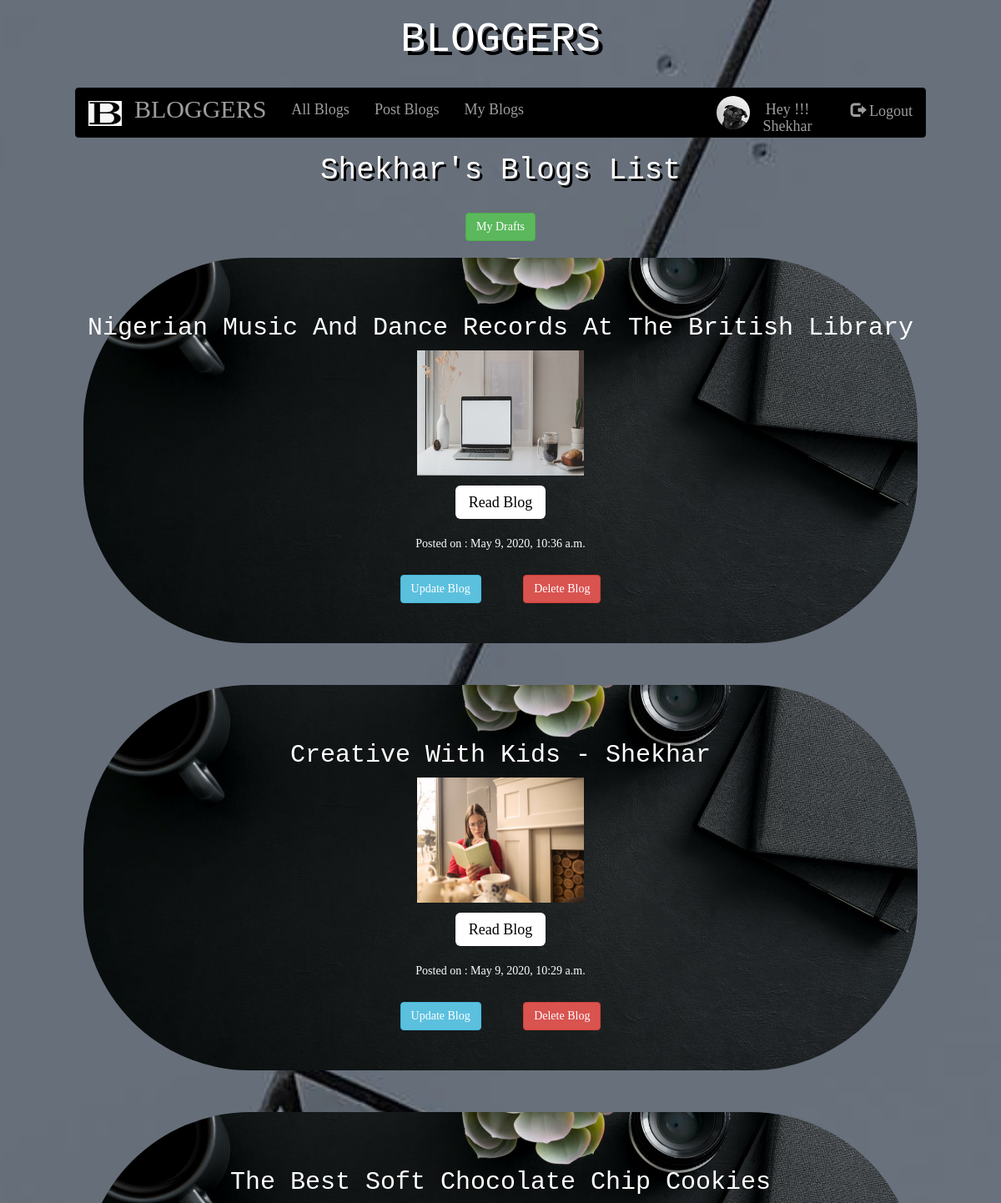
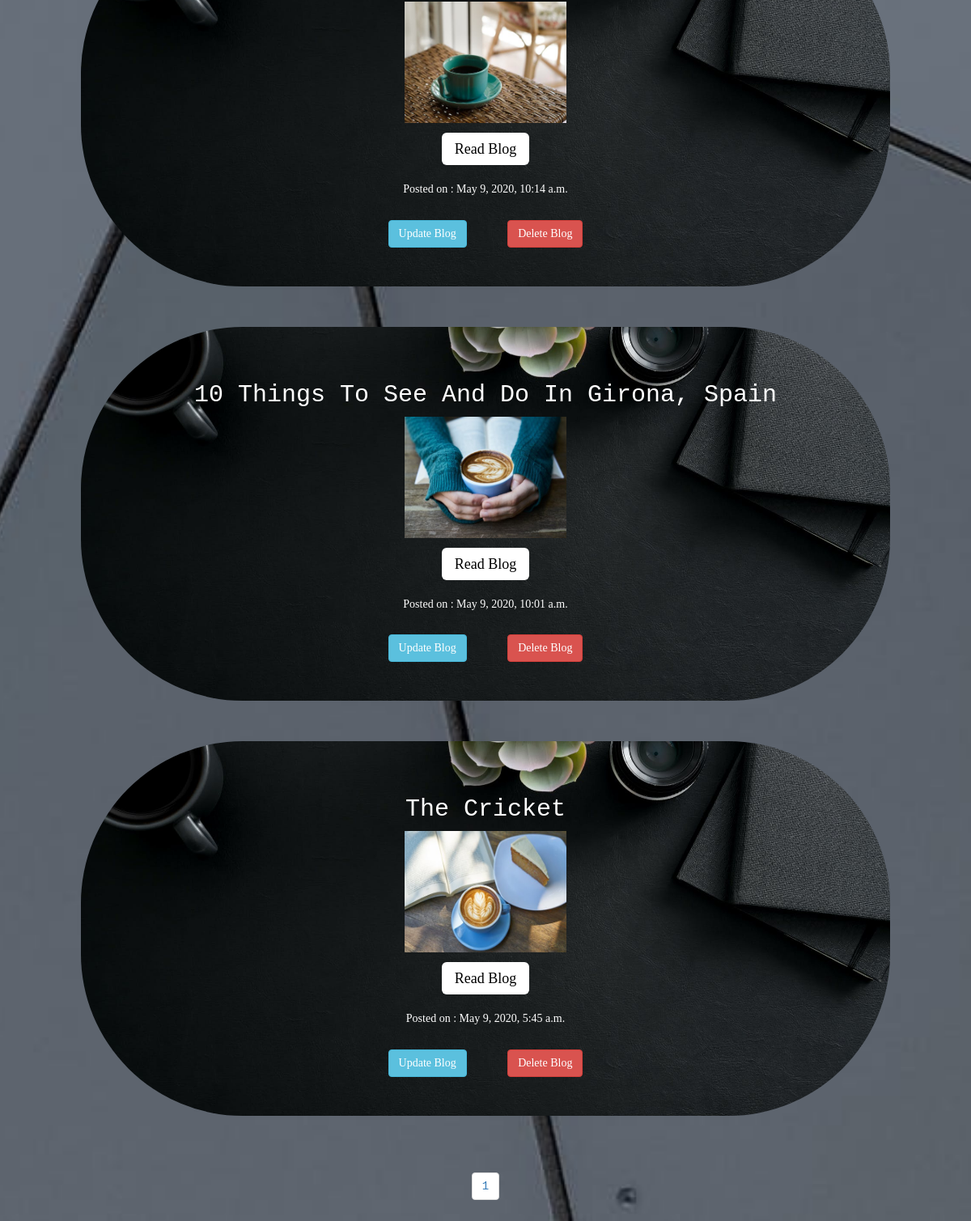
Screenshot of /myblogs/ (signed in) with the database file from the repository (2 pictures, top to bottom).
### app1/models.py (models this page shows, shortened)
class Profile(models.Model):
    user = models.OneToOneField(User, on_delete = models.CASCADE)
    dob = models.DateField(null = True, blank = True)
    photo = models.ImageField(null = True,blank = True, default="avatar2.jpg")

class post(models.Model):
    STATUS_CHOICES = (('draft','Draft'),('published','Published'))
    CATEGORY_CHOICES = (('travel blogs','Travel Blogs'),('fashion blogs','Fashion Blogs'),('food blogs','Food Blogs'),('educational blogs','Educational Blogs'),('parenting blogs','Parenting Blogs'),('movie and music blogs','Movie And Music Blogs'),('sports blogs','Sports Blogs'),('personal blogs','Personal Blogs'),('other','Other'))
    title = models.CharField(max_length = 260)
    slug = models.SlugField(max_length = 264,unique_for_date='publish')
    author = models.ForeignKey(User,related_name='blog_posts',on_delete=models.CASCADE)
    body = models.TextField()
    publish = models.DateTimeField(default = timezone.now)
    created = models.DateTimeField(auto_now_add = True)
    updated = models.DateTimeField(auto_now_add = True)
    image = models.FileField(upload_to = "images/",default="blogger.jpg")
    status = models.CharField(max_length = 20,choices = STATUS_CHOICES,default = 'draft')
    category = models.CharField(max_length = 50,choices = CATEGORY_CHOICES,default = 'other')
    class Meta:
        ordering = ('-publish',)

### app1/views.py (the view)
# urls.py: path('myblogs/',views.myblogs_view,name = 'allblogs'),
@login_required
def myblogs_view(request):
    myblog = post.objects.filter(author = request.user,status = 'published') # to get all the data of the current login user
    paginator = Paginator(myblog,per_page = 5) # for pagination
    page_number = request.GET.get('page',1) # for pagination
    page_obj = paginator.get_page(page_number) # for pagination
    return render(request,'app1/myblogs.html',
    {'myblog':page_obj.object_list,
    'paginator':paginator, # for pagination
    'page_number':int(page_number) # for pagination
    })

### template/app1/myblogs.html (shortened to what this page needs)
{% extends 'app1/navbar.html' %}
{% block body_block %}
{% load static %}
  <body>
    <center>
      <h1 style="text-shadow:3px 3px black;">{{request.user|title}}'s Blogs List</h1><br>
      <a href="/draft" class="btn btn-success"  style="font-family:serif;">My Drafts</a><br><br>
      {% if myblog %}
      {% for i in myblog %}
      <div style="color:white;">
        <div class="jumbotron" style="width:1000px; border-radius:200px;" id="blogjumbo">
          <h2 class="display-4">{{i.title|title}}</h2>
          <img src="{{i.image.url}}" height="150" width="200">
          <br>
          <br>
                <a class="btn-lg" href="/{{i.id}}" style="background:white; color:black; font-family:serif;">Read Blog</a>
                <br><br>
                <h5 style="font-family:serif;">Posted on : {{i.publish}}</h5><br>
                <a href="/updateblog/{{i.id}}" class="btn btn-info" style="font-family:serif;">Update Blog</a>&nbsp;&nbsp;&nbsp;&nbsp;&nbsp;
                <a href="/deleteblog/{{i.id}}" class="btn btn-danger"  style="font-family:serif;">Delete Blog</a>
        </div>
      </div><br>
      {% endfor %}
        {% else %}
          <div id="maindiv">
            <h1>No data found</h1>
          </div><br>
        {% endif %}
      <ul class="pagination">
        {% for i in paginator.page_range %}
          <li class="page-item" {% if i == page_number %} active {% endif %}>
            <a class="page-link" href="?page={{i}}">{{i}}</a>
          </li>
        {% endfor %}
      </ul>
    </center>
  </body>
{% endblock %}

### template/app1/navbar.html (shortened to what this page needs)
<!DOCTYPE html>
{% load static %}
<html lang="en">
<head>
  <link rel="stylesheet" href="https://maxcdn.bootstrapcdn.com/bootstrap/3.4.1/css/bootstrap.min.css">
</head>
<body>
  <center>
<h1 style="text-shadow:5px 5px black; font-size:50px;">BLOGGERS</h1>
<br>
<nav class="navbar navbar-inverse" id="navi">
  <a class="navbar-brand">
   <img src="{% static 'images/b.png' %}" alt="Logo" style="width:40px;height:30px;">
 </a>
  <div class="container-fluid">
    <div class="navbar-header">
      <a class="navbar-brand" href="/" style="font-size:30px;">BLOGGERS</a>
    </div>
    <ul class="nav navbar-nav">
      <li><a href="/allblogs">All Blogs</a></li>
      <li><a href="/postblogs">Post Blogs</a></li>
      <li><a href="/myblogs">My Blogs</a></li>
    </ul>
    <ul class="nav navbar-nav navbar-right">
      {% if request.user.is_authenticated %}
      <li>
        {% if request.user.profile.photo %}
        <img src="{{request.user.profile.photo.url}}" class="img-rounded">
        {% else %}
        <img src="/media/avatar2.jpg" class="img-rounded">
        {% endif %}
        <a href="/edit_profile">Hey !!! {{user.get_username|title}}</a>
      </li>
      <li><a href="/accounts/logout"><span class="glyphicon glyphicon-log-out"></span> Logout</a></li>
      {% endif %}
    </ul>
  </div>
</nav>
</body>
{% block body_block %}
{% endblock %}
</html>

### rows the page displays
post: title "Nigerian Music And Dance Records At The British Library", image (picture), publish "May 9, 2020, 10:36 a.m."
post: title "Creative With Kids - Shekhar", image (picture), publish "May 9, 2020, 10:29 a.m."
post: title "The Best Soft Chocolate Chip Cookies", image (picture), publish "May 9, 2020, 10:14 a.m."
post: title "10 Things To See And Do In Girona, Spain", image (picture), publish "May 9, 2020, 10:01 a.m."
post: title "The Cricket", image (picture), publish "May 9, 2020, 5:45 a.m."

### other values shown
{{ user.get_username|title }} "Shekhar"
{{ request.user|title }} "Shekhar"
{{ i }} "1"
